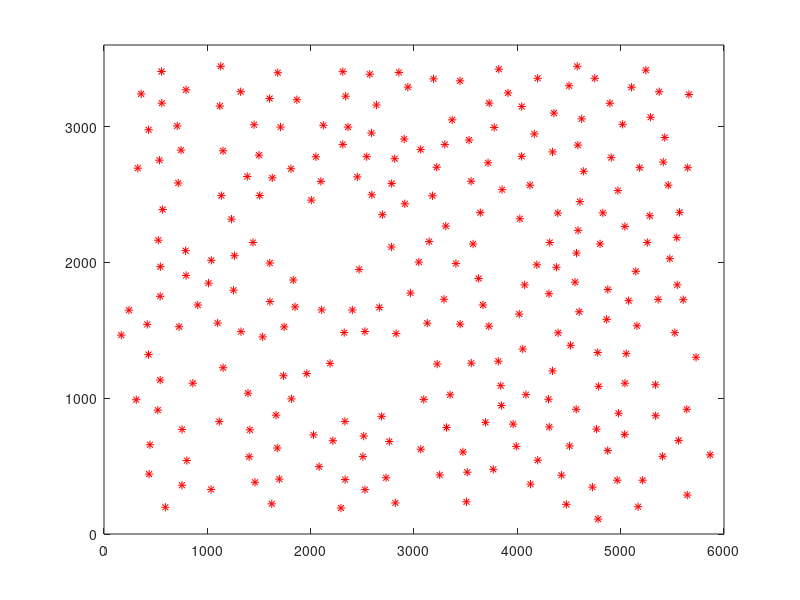

Source code (MATLAB):
function [] = drawCity()
%DRAWCITY Summary of this function goes here
%   Detailed explanation goes here

cityPosition = load('data/world/data_city.txt');

%id = cityPosition(:,1);
X = cityPosition(:,2);
Y = cityPosition(:,3);
plot(X, Y, 'r*');
axis([0 6000 0 3600]);
hold on;
end

